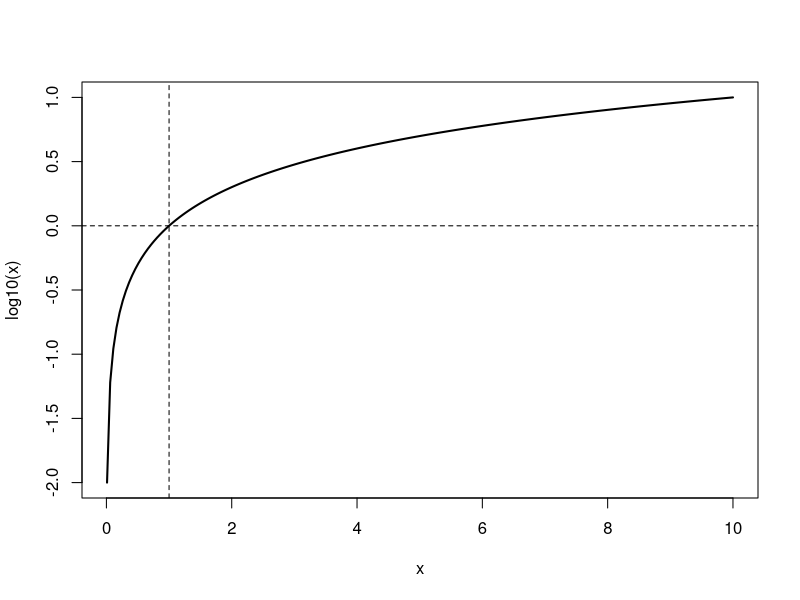
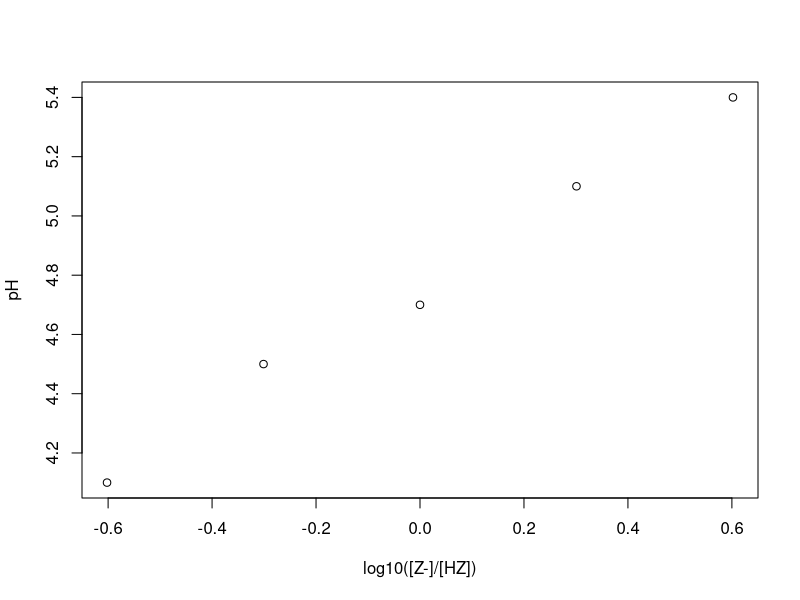
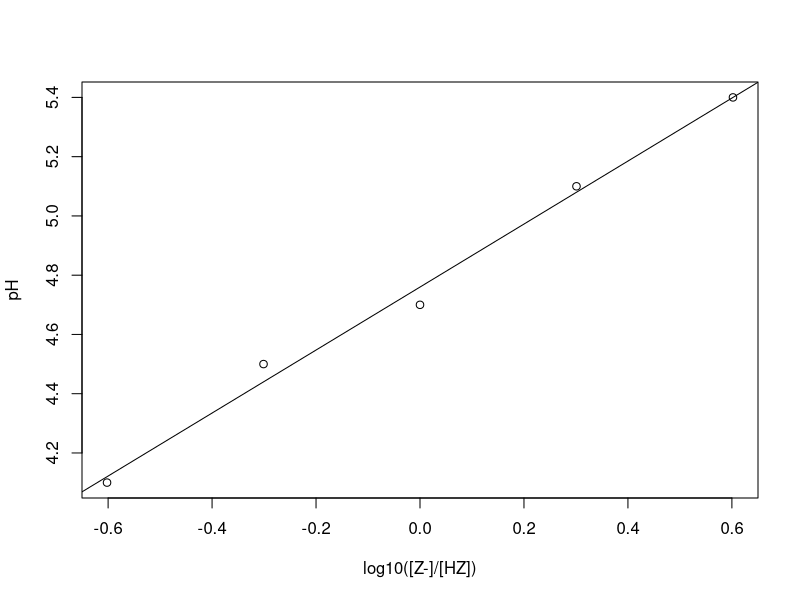

R code for these plots, in order:
## ---- chunk 1
10^3
## ---- chunk 2
log(1000,10)
## ---- chunk 3
log(1024, 2)
## ---- chunk 4
x <- seq(0.01, 10, length.out = 200) # discretisatie van de x-as

plot(x, log10(x), type = "l", lwd = 2,
     xlab = "x", ylab = "log10(x)")
abline(h = 0, lty = 2) # horizontale lijn op y=0
abline(v = 1, lty = 2) # verticale lijn op x=1
## ---- chunk 5
vol_gewenst <- 150
conc_gewenst <- 0.20
MW <- 136.08
## ---- chunk 6
vol_gewenst
## ---- chunk 7
massa_nodig <- 0 # vervang met je berekening!
massa_nodig # print je antwoord
## ---- chunk 8
massa_gewogen <- rnorm(1, mean = massa_nodig, sd = 0.05)
massa_gewogen
## ---- chunk 9
vol_aangepast <- 0 # vervang met je berekening!
round(vol_aangepast, 2) # print de uitkomst met 2 decimalen
## ---- chunk 10
pH_A <- 7
Z_A <- 0.2
## ---- chunk 11
HZ_A <- 10^(-(14 - pH_A))
HZ_A
## ---- chunk 12
pKz_A <- 0 # vervang met je berekening!
pKz_A
## ---- chunk 13
ratio <- c(4, 2, 1, 0.5, 0.25)          # [Z-]/[HZ] op vijf momenten
pH_gemeten <- c(5.4, 5.1, 4.7, 4.5, 4.1)   # fictieve metingen

x <- log10(ratio)

plot(x, pH_gemeten, xlab = "log10([Z-]/[HZ])", ylab = "pH")
## ---- chunk 14
model <- lm(pH_gemeten ~ x)

plot(x, pH_gemeten, xlab = "log10([Z-]/[HZ])", ylab = "pH")
abline(model)
